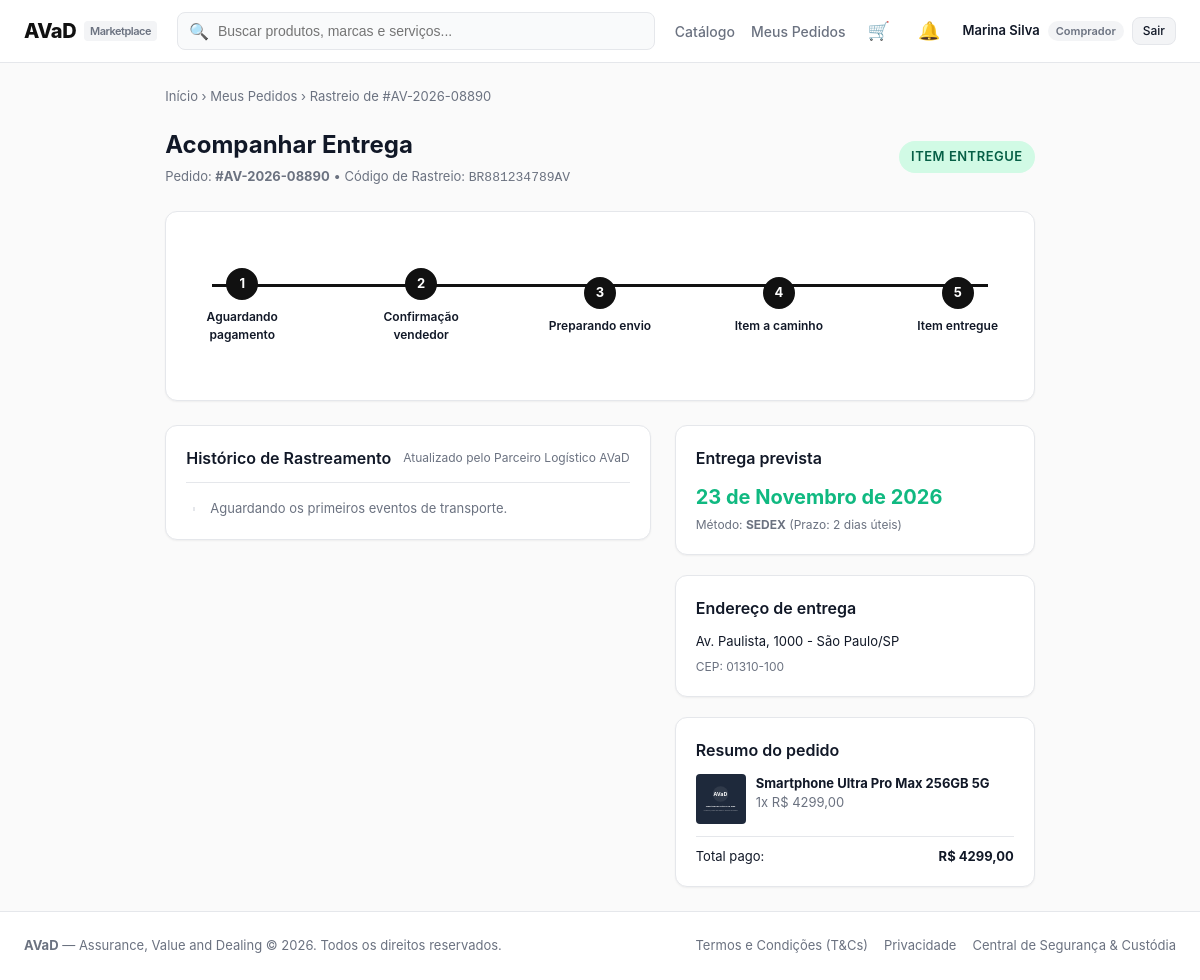
Before: /orders/tracking/2/ (signed in) with the older database file.
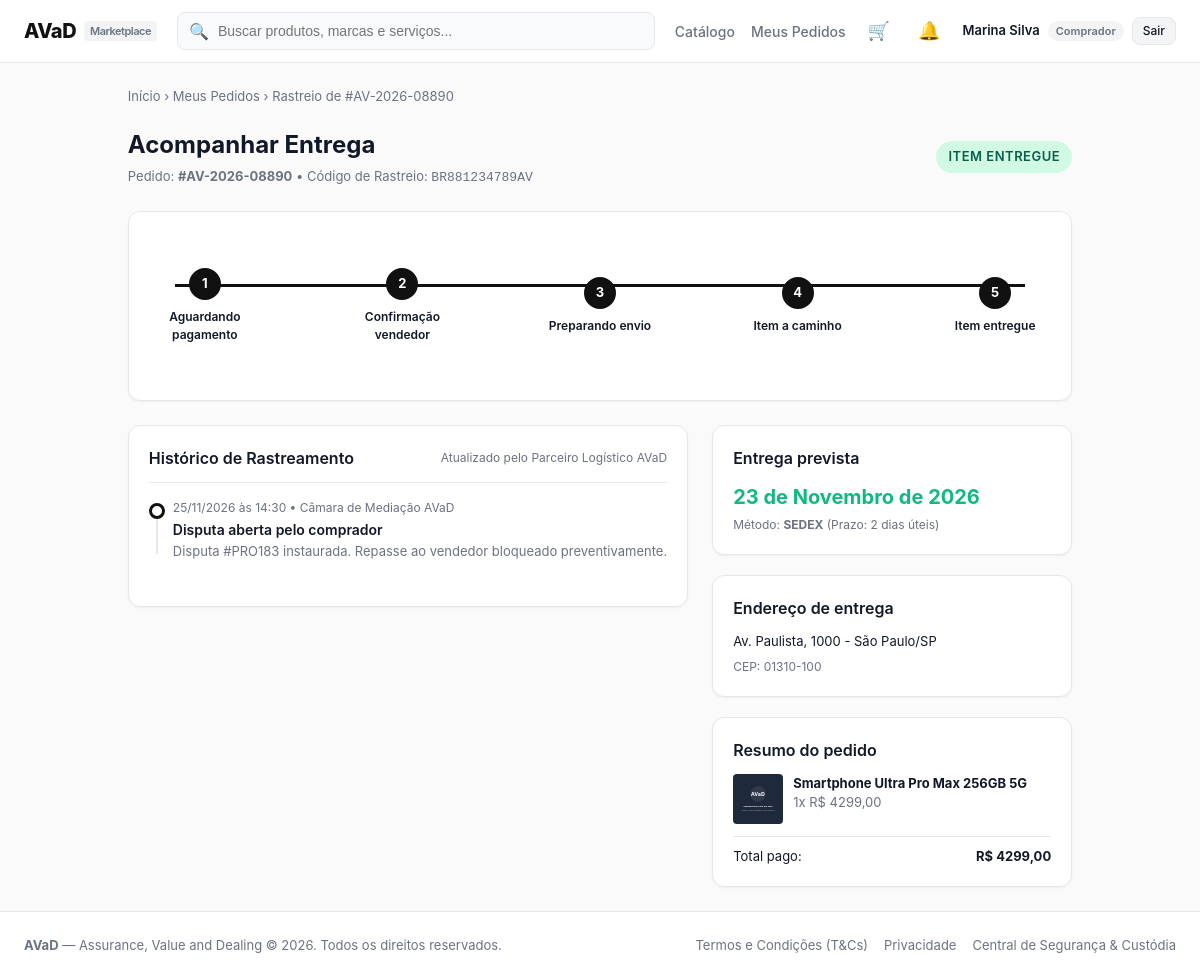
After: the same page with the newer database file.
### orders/models.py (models this page shows, shortened)
class TrackingEvent(models.Model):
    pedido = models.ForeignKey(Order, on_delete=models.CASCADE, related_name='tracking_events')
    titulo = models.CharField(max_length=100)
    descricao = models.CharField(max_length=255, blank=True)
    local = models.CharField(max_length=100, blank=True)
    data_hora = models.DateTimeField(default=timezone.now)
    class Meta:
        ordering = ['-data_hora']

### orders/views.py (the view)
# urls.py: path('tracking/<int:order_id>/', views.tracking_view, name='tracking'),
@login_required
def tracking_view(request, order_id):
    confirmar_recebimentos_vencidos()
    order = get_object_or_404(Order, pk=order_id)
    if not e_parte_do_pedido(request, order.comprador, order.vendedor):
        messages.error(request, 'Acesso não autorizado.')
        return redirect(pagina_inicial(request))
    events = order.tracking_events.all().order_by('-data_hora')
    previsao_entrega = order.criado_em + datetime.timedelta(days=order.prazo_dias)
    return render(request, 'orders/tracking.html', {
        'order': order,
        'events': events,
        'previsao_entrega': previsao_entrega,
    })

### accounts/roles.py (called while the page is built, shortened)
def tipo_usuario(request):
    if not request.user.is_authenticated:
        return None
    tipo = request.session.get('tipo_usuario')
    return tipo if tipo in TIPOS else COMPRADOR

def e_parte_do_pedido(request, comprador, vendedor):
    tipo = tipo_usuario(request)
    if tipo == COMPRADOR:
        return request.user == comprador

### notifications/context_processors.py (called while the page is built)
def notificacoes(request):
    user = getattr(request, 'user', None)
    if user is None or not user.is_authenticated:
        return {'notif_count': 0}
    total = Notification.objects.filter(
        usuario=user, tipo_usuario=tipo_usuario(request), lida=False
    ).count()
    return {'notif_count': total}

### orders/cart.py (called while the page is built)
    def _qs(self):
        return CartItem.objects.filter(usuario=self.user)

    def count(self):
        total = self._qs().filter(produto__ativo=True).aggregate(t=Sum('quantidade'))['t']
        return total or 0

### orders/context_processors.py (called while the page is built)
def cart_count(request):
    user = getattr(request, 'user', None)
    if user is None or not user.is_authenticated:
        return {'cart_count': 0}
    return {'cart_count': Cart(request).count()}

### templates/orders/tracking.html (shortened to what the changed rows need)
{% extends "base.html" %}
{% block content %}
<div style="margin-bottom: 24px; display: flex; justify-content: space-between; align-items: center; flex-wrap: wrap; gap: 12px;">
  <div>
    <h1 style="font-size: 24px; font-weight: 700;">Acompanhar Entrega</h1>
  </div>
</div>
<div style="display: grid; grid-template-columns: 1fr 360px; gap: 24px;">
  <div>
    <div class="card">
      <div class="card-header" style="flex-wrap: wrap; gap: 12px;">
        <h2 class="card-title">Histórico de Rastreamento</h2>
      </div>
      <div class="timeline-vertical" style="margin-top: 16px;">
        {% for event in events %}
          <div class="timeline-item">
            <div class="timeline-bullet"></div>
            <div class="timeline-time">{{ event.data_hora|date:"d/m/Y \à\s H:i" }} {% if event.local %}&bull; {{ event.local }}{% endif %}</div>
            <div class="timeline-title">{{ event.titulo }}</div>
            {% if event.descricao %}
              <div class="timeline-desc">{{ event.descricao }}</div>
            {% endif %}
          </div>
        {% empty %}
          <div style="color: var(--text-muted); font-size: 13px;">Aguardando os primeiros eventos de transporte.</div>
        {% endfor %}
      </div>
    </div>
  </div>
</div>
{% endblock %}

Changed rows visible on the page:
added TrackingEvent: data_hora "25/11/2026 às 14:30", local "Câmara de Mediação AVaD", titulo "Disputa aberta pelo comprador", descricao "Disputa #PRO183 instaurada. Repasse ao vendedor bloqueado preventivamente."
Other visible differences:
text no longer shown: "Aguardando os primeiros eventos de transporte."
